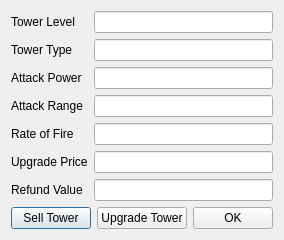
<?xml version="1.0" encoding="UTF-8"?>
<ui version="4.0">
 <class>TowerInspectorDialog</class>
 <widget class="QDialog" name="TowerInspectorDialog">
  <property name="geometry">
   <rect>
    <x>0</x>
    <y>0</y>
    <width>263</width>
    <height>201</height>
   </rect>
  </property>
  <property name="windowTitle">
   <string>Dialog</string>
  </property>
  <layout class="QVBoxLayout" name="verticalLayout">
   <item>
    <layout class="QFormLayout" name="formLayout">
     <item row="1" column="0">
      <widget class="QLabel" name="label">
       <property name="text">
        <string>Tower Type</string>
       </property>
      </widget>
     </item>
     <item row="2" column="0">
      <widget class="QLabel" name="label_2">
       <property name="text">
        <string>Attack Power</string>
       </property>
      </widget>
     </item>
     <item row="3" column="0">
      <widget class="QLabel" name="label_3">
       <property name="text">
        <string>Attack Range</string>
       </property>
      </widget>
     </item>
     <item row="4" column="0">
      <widget class="QLabel" name="label_4">
       <property name="text">
        <string>Rate of Fire</string>
       </property>
      </widget>
     </item>
     <item row="5" column="0">
      <widget class="QLabel" name="label_5">
       <property name="text">
        <string>Upgrade Price</string>
       </property>
      </widget>
     </item>
     <item row="0" column="0">
      <widget class="QLabel" name="label_6">
       <property name="text">
        <string>Tower Level</string>
       </property>
      </widget>
     </item>
     <item row="0" column="1">
      <widget class="QLineEdit" name="LevelField">
       <property name="readOnly">
        <bool>true</bool>
       </property>
      </widget>
     </item>
     <item row="1" column="1">
      <widget class="QLineEdit" name="TypeField">
       <property name="readOnly">
        <bool>true</bool>
       </property>
      </widget>
     </item>
     <item row="2" column="1">
      <widget class="QLineEdit" name="AttackPowerField">
       <property name="readOnly">
        <bool>true</bool>
       </property>
      </widget>
     </item>
     <item row="3" column="1">
      <widget class="QLineEdit" name="AttackRangeField">
       <property name="readOnly">
        <bool>true</bool>
       </property>
      </widget>
     </item>
     <item row="4" column="1">
      <widget class="QLineEdit" name="RateOfFireField">
       <property name="readOnly">
        <bool>true</bool>
       </property>
      </widget>
     </item>
     <item row="5" column="1">
      <widget class="QLineEdit" name="UpgradePriceField">
       <property name="readOnly">
        <bool>true</bool>
       </property>
      </widget>
     </item>
     <item row="6" column="0">
      <widget class="QLabel" name="label_7">
       <property name="text">
        <string>Refund Value</string>
       </property>
      </widget>
     </item>
     <item row="6" column="1">
      <widget class="QLineEdit" name="RefundValueField">
       <property name="readOnly">
        <bool>true</bool>
       </property>
      </widget>
     </item>
    </layout>
   </item>
   <item>
    <layout class="QHBoxLayout" name="horizontalLayout">
     <item>
      <widget class="QPushButton" name="sellTowerButton">
       <property name="text">
        <string>Sell Tower</string>
       </property>
      </widget>
     </item>
     <item>
      <widget class="QPushButton" name="UpgradeTowerButton">
       <property name="text">
        <string>Upgrade Tower</string>
       </property>
      </widget>
     </item>
     <item>
      <widget class="QPushButton" name="OKButton">
       <property name="text">
        <string>OK</string>
       </property>
      </widget>
     </item>
    </layout>
   </item>
  </layout>
 </widget>
 <resources/>
 <connections/>
</ui>
